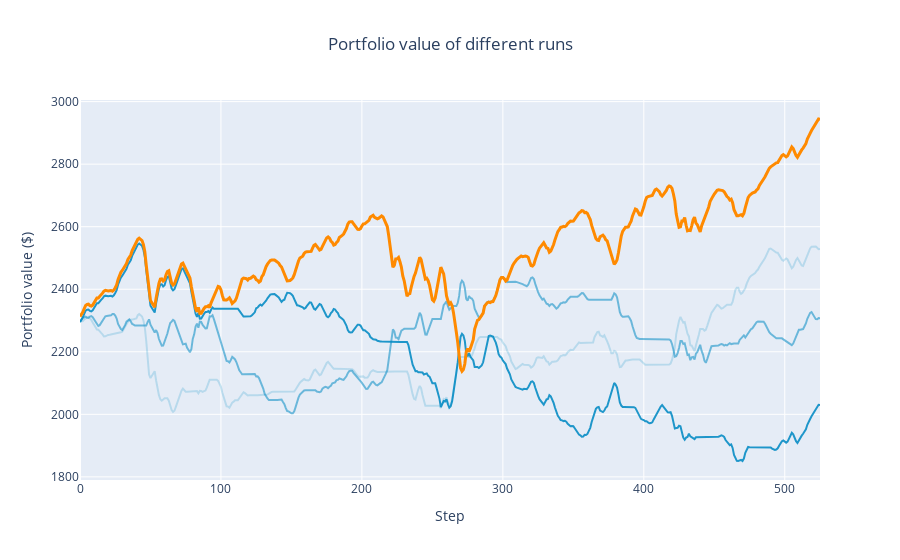
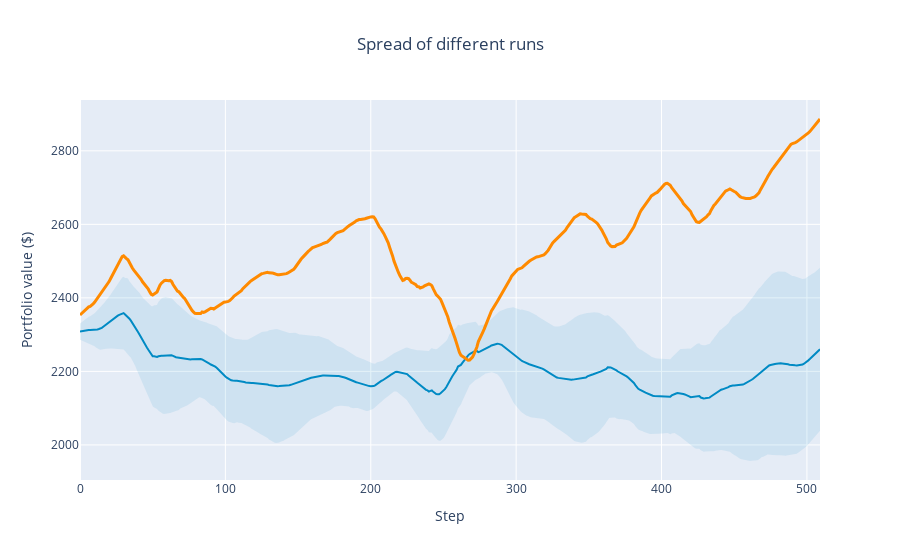

Source (notebook cell) for these figures, in order:
### Code cell
plot_runs('logs')

### Figure 1 — Plotly figure (JSON) as saved in the notebook; plotly's stock layout.template omitted (floating-point values rounded to 4 significant figures; data arrays with more than 128 entries replaced by an {"elided": "..."} marker saying what was removed)
{"data": [{"line": {"color": "rgba(0, 138, 196, 0.2)"}, "mode": "lines", "name": "Run 1", "type": "scatter", "x": {"elided": "526 int values"}, "y": {"elided": "526 float values"}}, {"line": {"color": "rgba(0, 138, 196, 0.5333333333333333)"}, "mode": "lines", "name": "Run 2", "type": "scatter", "x": {"elided": "526 int values"}, "y": {"elided": "526 float values"}}, {"line": {"color": "rgba(0, 138, 196, 0.8666666666666667)"}, "mode": "lines", "name": "Run 3", "type": "scatter", "x": {"elided": "526 int values"}, "y": {"elided": "526 float values"}}, {"line": {"color": "#ff8a00", "width": 3}, "mode": "lines", "name": "Original", "type": "scatter", "x": {"elided": "526 int values"}, "y": {"elided": "526 float values"}}], "layout": {"showlegend": false, "title": {"text": "Portfolio value of different runs", "x": 0.5}, "xaxis": {"title": {"text": "Step"}}, "yaxis": {"title": {"text": "Portfolio value ($)"}}}}

### Figure 2 — Plotly figure (JSON) as saved in the notebook; plotly's stock layout.template omitted (floating-point values rounded to 4 significant figures; data arrays with more than 128 entries replaced by an {"elided": "..."} marker saying what was removed)
{"data": [{"hoverinfo": "skip", "line": {"width": 0}, "mode": "lines", "type": "scatter", "x": {"elided": "510 int values"}, "y": {"elided": "510 float values"}}, {"fill": "tonexty", "fillcolor": "rgba(0, 138, 196, 0.1)", "line": {"color": "#008ac4", "width": 2}, "mode": "lines", "type": "scatter", "x": {"elided": "510 int values"}, "y": {"elided": "510 float values"}}, {"fill": "tonexty", "fillcolor": "rgba(0, 138, 196, 0.1)", "hoverinfo": "skip", "line": {"width": 0}, "mode": "lines", "type": "scatter", "x": {"elided": "510 int values"}, "y": {"elided": "510 float values"}}, {"line": {"color": "#ff8a00", "width": 3}, "mode": "lines", "name": "Original", "type": "scatter", "x": {"elided": "526 int values"}, "y": {"elided": "510 float values"}}], "layout": {"showlegend": false, "title": {"text": "Spread of different runs", "x": 0.5}, "xaxis": {"title": {"text": "Step"}}, "yaxis": {"title": {"text": "Portfolio value ($)"}}}}
